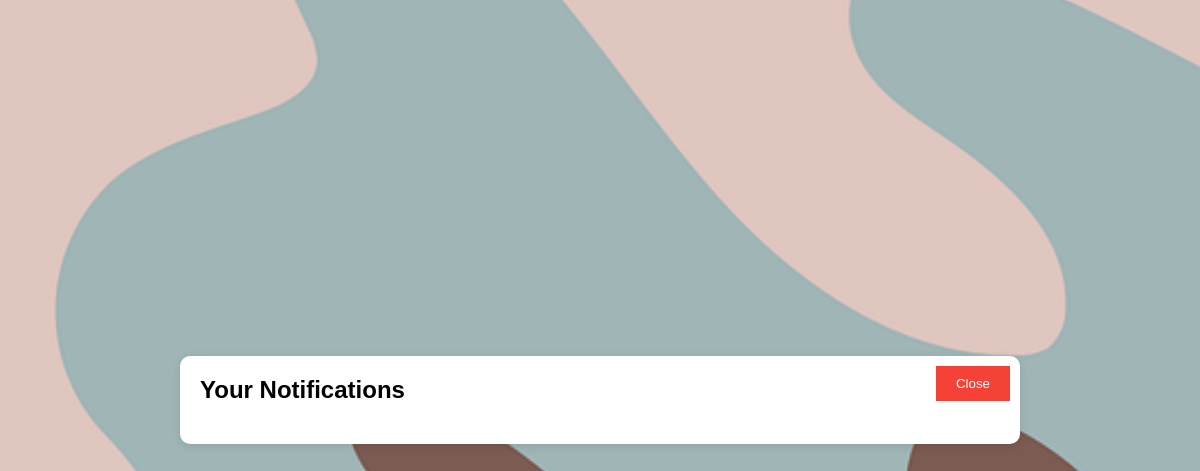
/artist/notifications/ (signed in), run on an earlier commit of the app's database.
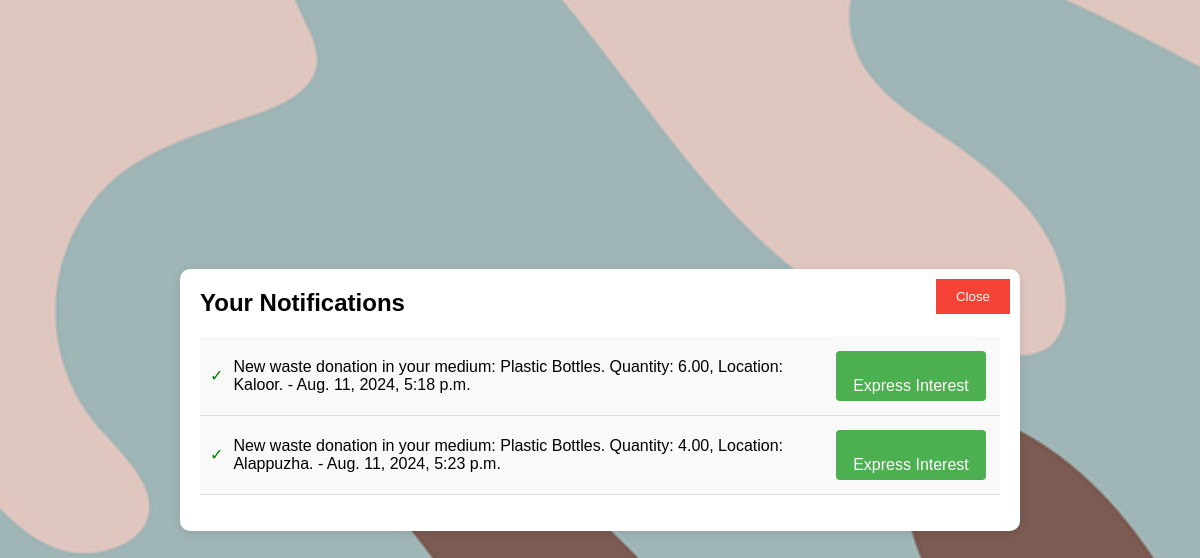
And on a later commit of the database.
### artist/models.py (models this page shows, shortened)
class Notification(models.Model):
    user = models.ForeignKey(User, on_delete=models.CASCADE)
    message = models.TextField()
    created_at = models.DateTimeField(auto_now_add=True)
    is_read = models.BooleanField(default=False)
    donation=models.ForeignKey('donors.Donation', on_delete=models.CASCADE, null=True,blank=True)

### artist/views.py (the view)
# urls.py: path('notifications/',views.notifications,name='notifications'),
def notifications(request):
    notifications = Notification.objects.filter(user=request.user)
    notifications.update(is_read=True)
    return render(request, 'artist/notifications.html', {'notifications': notifications})

### template/artist/notifications.html (shortened to what this page needs)
<!DOCTYPE html>
{% load static %}
<html>
<head>
</head>
<body>
    <div class="popup" id="notificationPopup">
        <button class="close-button" onclick="window.history.back()">Close</button>
        <h2>Your Notifications</h2>
        <ul>
    {% for notification in notifications %}
        <li class="{% if notification.is_read %}read{% else %}unread{% endif %}">
            <span class="icon"></span>
            {{ notification.message }} - {{ notification.created_at }}
            {% if notification.donation %}
                {% if notification.interest_request %}
                    <p>Interest has been sent</p>
                {% else %}
                    <form method="post" action="{% url 'express_interest' notification.donation.id %}">
                        <button type="submit" class="button button-express">Express Interest</button>
                    </form>
                {% endif %}
            {% else %}
                <p>No donation available.</p>
            {% endif %}
        </li>
    {% endfor %}
</ul>
    </div>
</body>
</html>

What changed in the data, as far as the page shows it:
added Notification: message "New waste donation in your medium: Plastic Bottles. Quantity: 6.00, Location: Kaloor.", created_at "Aug. 11, 2024, 5:18 p.m.", shows "Express Interest"
added Notification: message "New waste donation in your medium: Plastic Bottles. Quantity: 4.00, Location: Alappuzha.", created_at "Aug. 11, 2024, 5:23 p.m.", shows "Express Interest"
